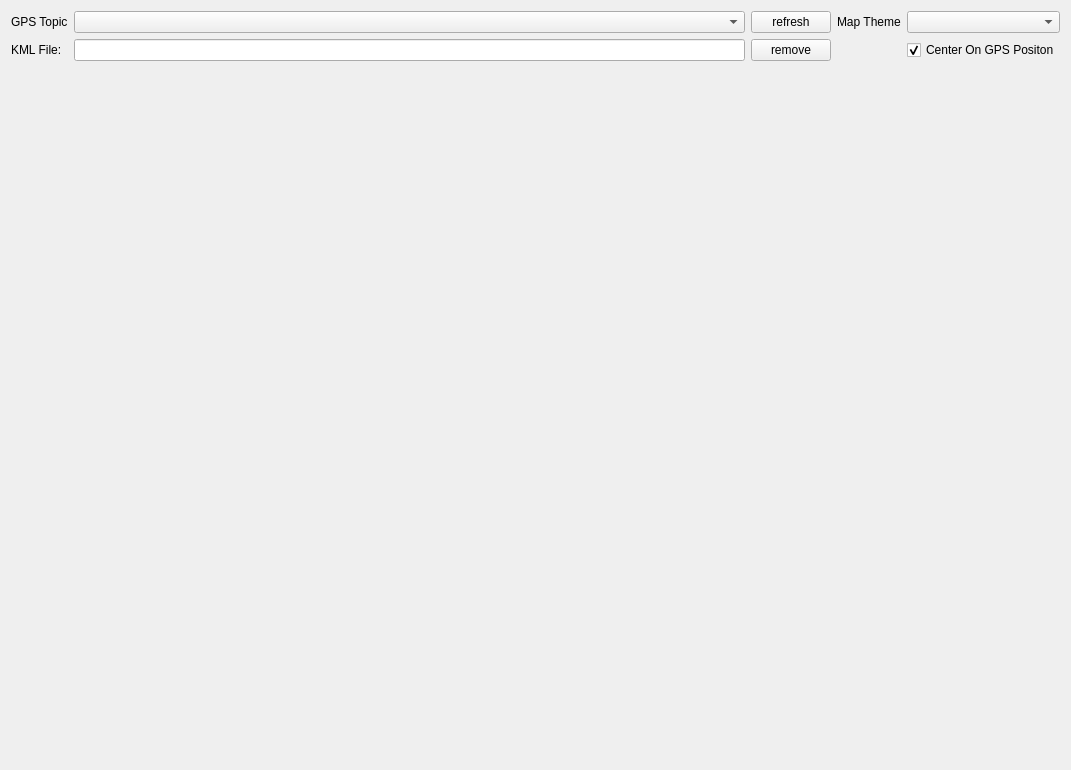
<?xml version="1.0" encoding="UTF-8"?>
<ui version="4.0">
 <class>Form</class>
 <widget class="QWidget" name="Form">
  <property name="geometry">
   <rect>
    <x>0</x>
    <y>0</y>
    <width>1071</width>
    <height>770</height>
   </rect>
  </property>
  <property name="windowTitle">
   <string>Form</string>
  </property>
  <layout class="QVBoxLayout" name="verticalLayout">
   <item>
    <layout class="QGridLayout" name="gridLayout">
     <item row="1" column="3">
      <widget class="QLabel" name="label_2">
       <property name="text">
        <string>Map Theme</string>
       </property>
      </widget>
     </item>
     <item row="2" column="4">
      <widget class="QCheckBox" name="checkBox_center">
       <property name="text">
        <string>Center On GPS Positon</string>
       </property>
       <property name="checked">
        <bool>true</bool>
       </property>
      </widget>
     </item>
     <item row="1" column="2">
      <widget class="QPushButton" name="refreshButton">
       <property name="text">
        <string>refresh</string>
       </property>
      </widget>
     </item>
     <item row="1" column="0">
      <widget class="QLabel" name="label">
       <property name="text">
        <string>GPS Topic</string>
       </property>
      </widget>
     </item>
     <item row="2" column="0">
      <widget class="QLabel" name="label_3">
       <property name="text">
        <string>KML File:</string>
       </property>
      </widget>
     </item>
     <item row="2" column="1">
      <widget class="QLineEdit" name="lineEdit_kml"/>
     </item>
     <item row="2" column="2">
      <widget class="QPushButton" name="removeKMLButton">
       <property name="text">
        <string>remove</string>
       </property>
      </widget>
     </item>
     <item row="1" column="4">
      <widget class="QComboBox" name="comboBox_theme"/>
     </item>
     <item row="1" column="1">
      <widget class="QComboBox" name="comboBox"/>
     </item>
    </layout>
   </item>
   <item>
    <widget class="Marble::MarbleWidget" name="MarbleWidget" native="true">
     <property name="toolTip">
      <string>The Earth</string>
     </property>
     <property name="whatsThis">
      <string>The Marble widget displays a virtual globe.</string>
     </property>
    </widget>
   </item>
  </layout>
 </widget>
 <customwidgets>
  <customwidget>
   <class>Marble::MarbleWidget</class>
   <extends>QWidget</extends>
   <header>MarbleWidget.h</header>
  </customwidget>
 </customwidgets>
 <resources/>
 <connections/>
</ui>
